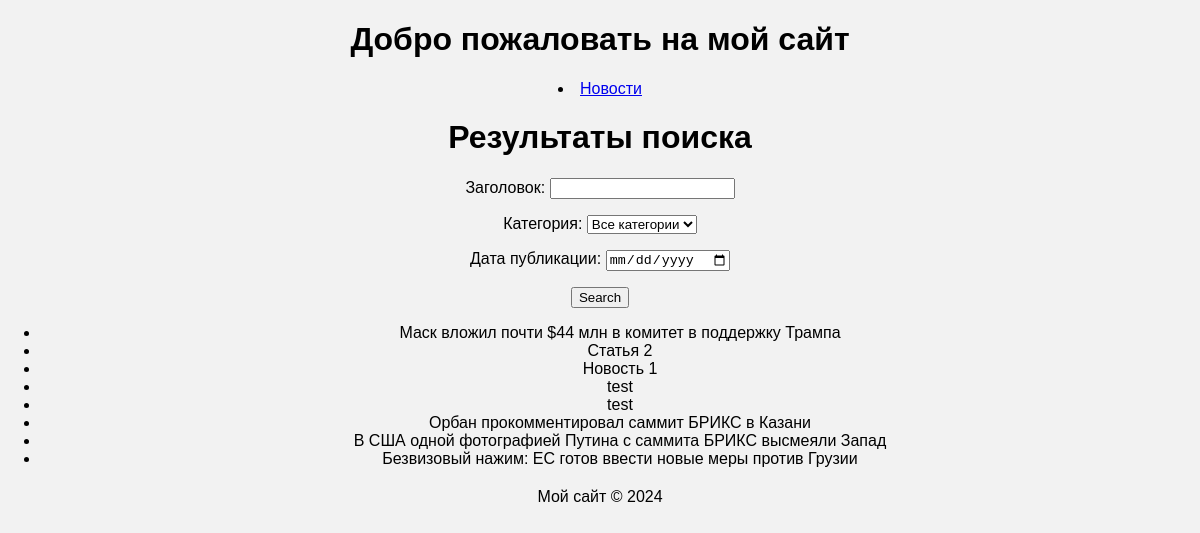
/news/search/, run on an earlier commit of the app's database.
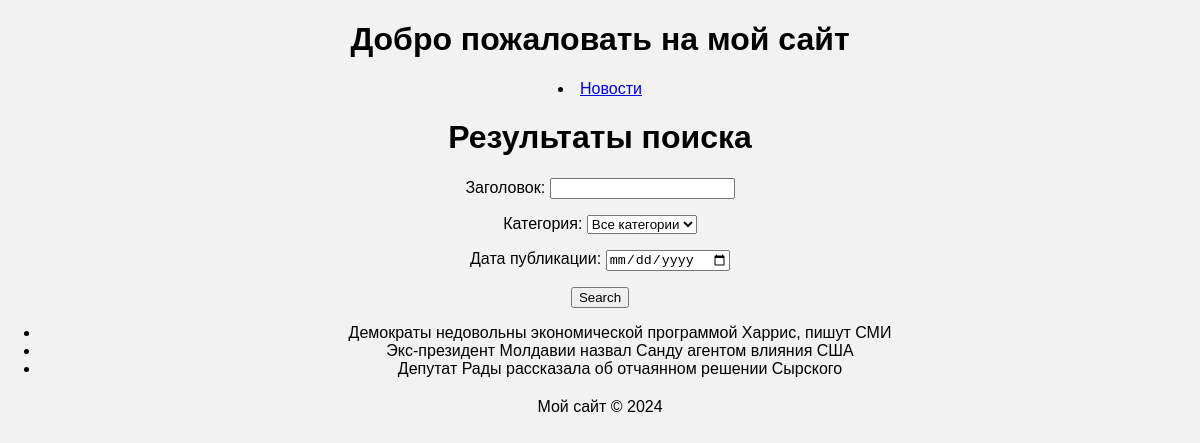
And on a later commit of the database.
### newsapp/models.py (models this page shows, shortened)
class Post(models.Model):
    ARTICLE = 'AR'
    NEWS = 'NW'
    CATEGORY_CHOICES = (
        (ARTICLE, 'Новость'),
        (NEWS, 'Статья'),
    )
    author = models.ForeignKey(Author, on_delete=models.CASCADE, null=True, blank=True)
    category_type = models.CharField(max_length=2, choices=CATEGORY_CHOICES, default=ARTICLE)
    created_at = models.DateTimeField(auto_now_add=True)
    categories = models.ManyToManyField(Category, through='PostCategory')
    title = models.CharField(max_length=255)
    text = models.TextField()
    rating = models.IntegerField(default=0)

### newsapp/views.py (the view)
# urls.py: path('news/search/', views.search, name='news_search'),
def search(request):
    filterset = PostFilter(request.GET, queryset=Post.objects.all())
    return render(request, 'newsapp/news_search.html', {'filterset': filterset})

### newsapp/templates/newsapp/news_search.html
{% extends "default.html" %}
{% block content %}
    <h1>Результаты поиска</h1>
    <div style="text-align: center">
    <form action="" method="get">
        {{ filterset.form.as_p }}
        <input type="submit" value="Search" />
    </form>
    </div>
    <ul>
        {% for post in filterset.qs %}
            <li>{{ post.title }}</li>
        {% endfor %}
    </ul>
{% endblock content %}

What changed in the data, as far as the page shows it:
removed Post: title "Маск вложил почти $44 млн в комитет в поддержку Трампа"
removed Post: title "Статья 2"
removed Post: title "Новость 1"
removed Post: title "test"
removed Post: title "test"
removed Post: title "Орбан прокомментировал саммит БРИКС в Казани"
removed Post: title "В США одной фотографией Путина с саммита БРИКС высмеяли Запад"
removed Post: title "Безвизовый нажим: ЕС готов ввести новые меры против Грузии"
added Post: title "Демократы недовольны экономической программой Харрис, пишут СМИ"
added Post: title "Экс-президент Молдавии назвал Санду агентом влияния США"
added Post: title "Депутат Рады рассказала об отчаянном решении Сырского"
